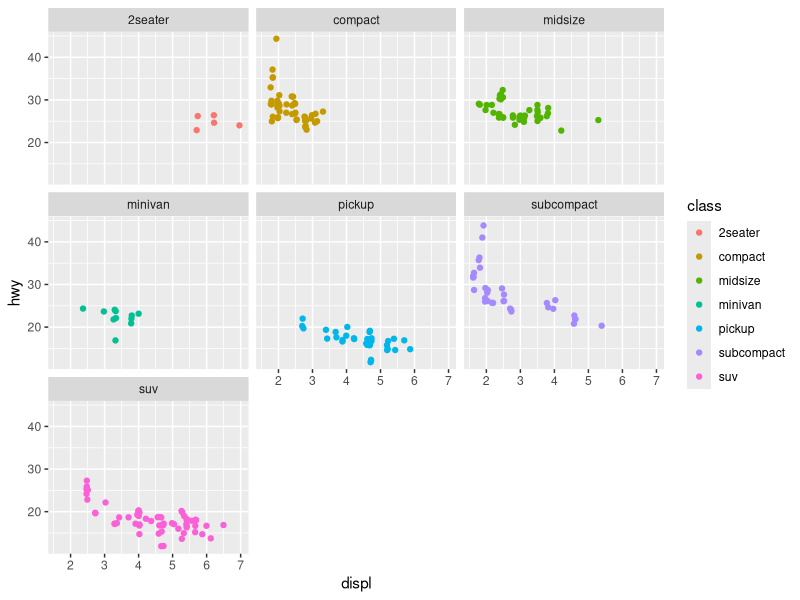
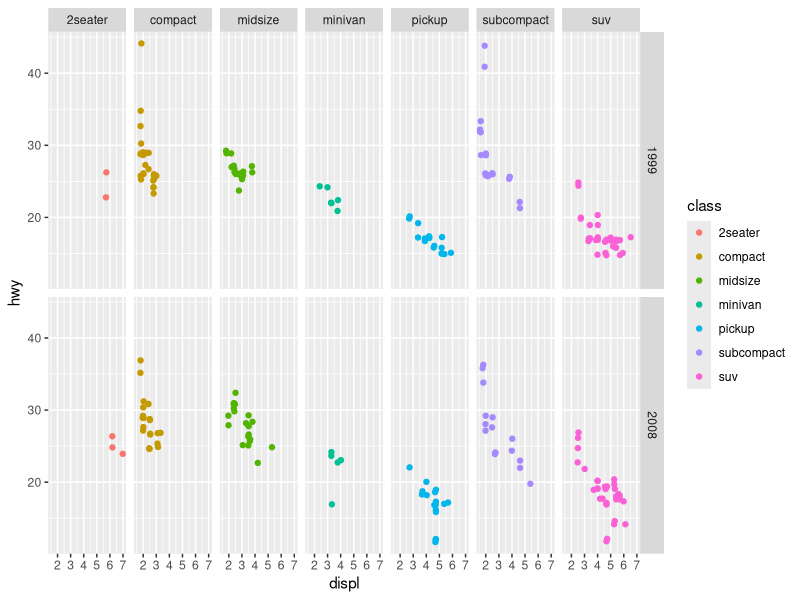

Write the R code that produced these figures, in order.
library(tidyverse)

ggplot(mpg) +
  geom_jitter(aes(x=displ,y=hwy,color=class)) +
  facet_wrap(~class)

ggplot(mpg) +
  geom_jitter(aes(x=displ,y=hwy,color=class)) +
  facet_grid(year~class)

